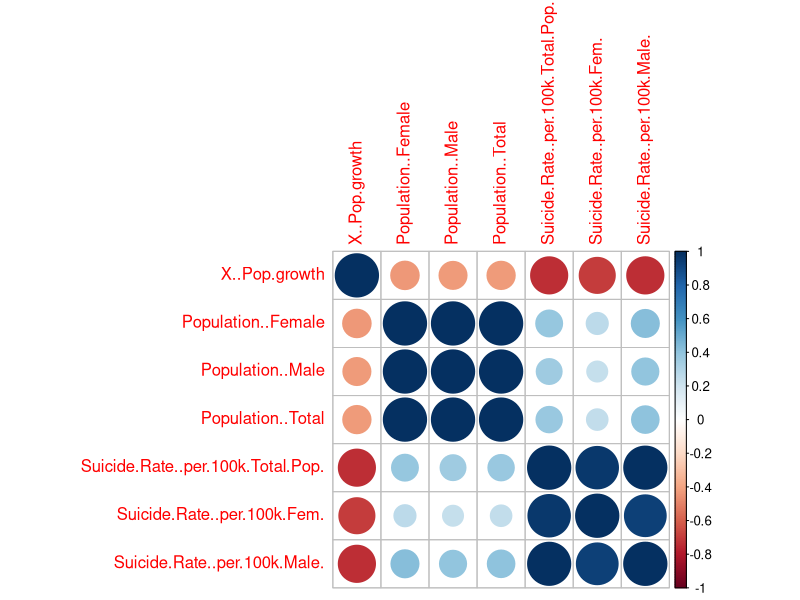
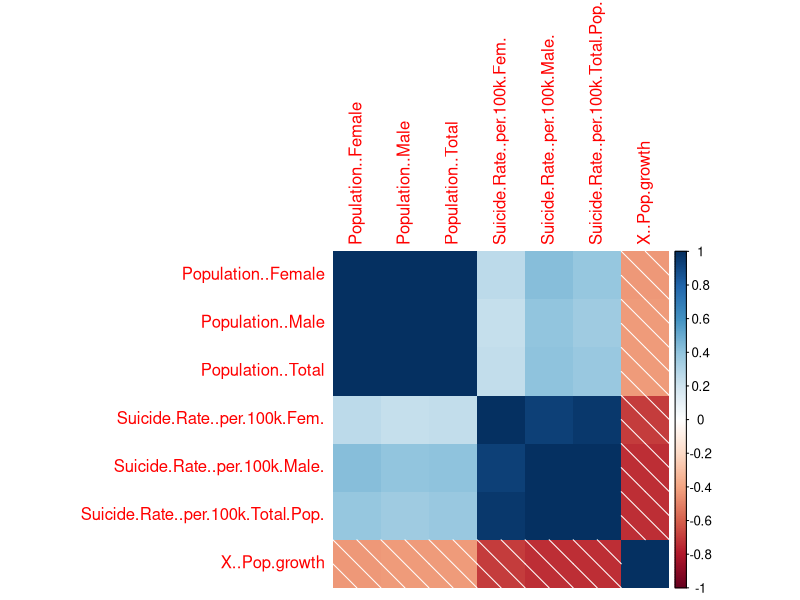
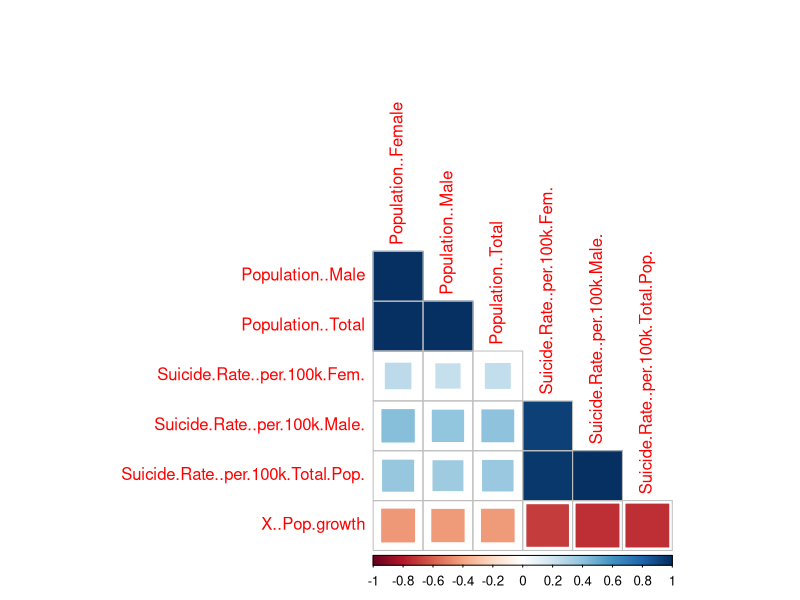
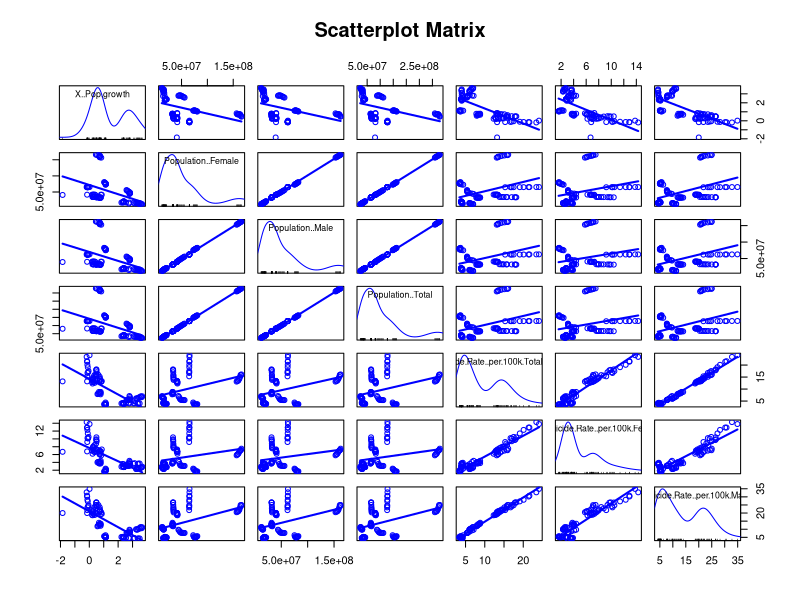
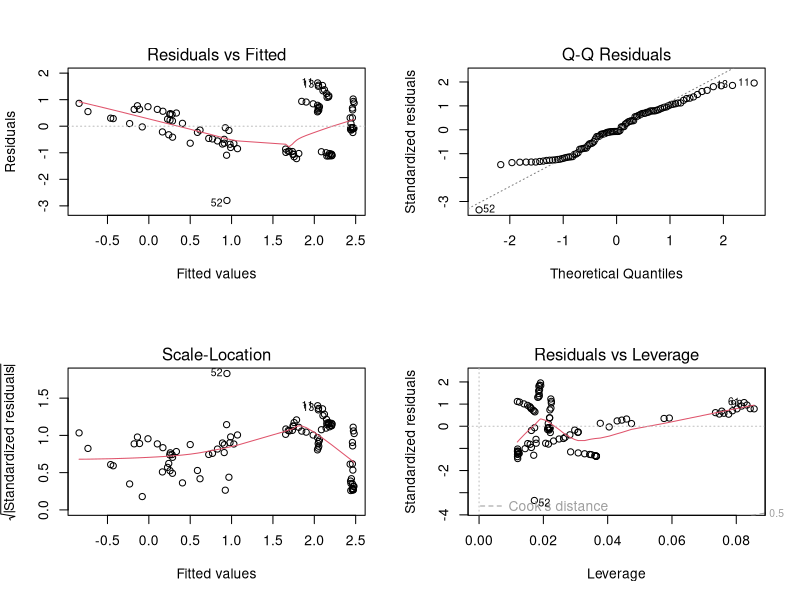
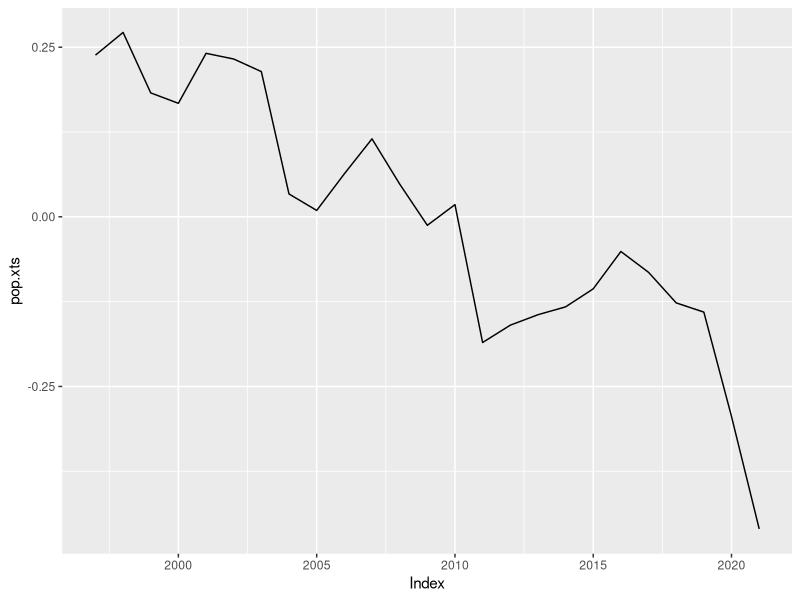
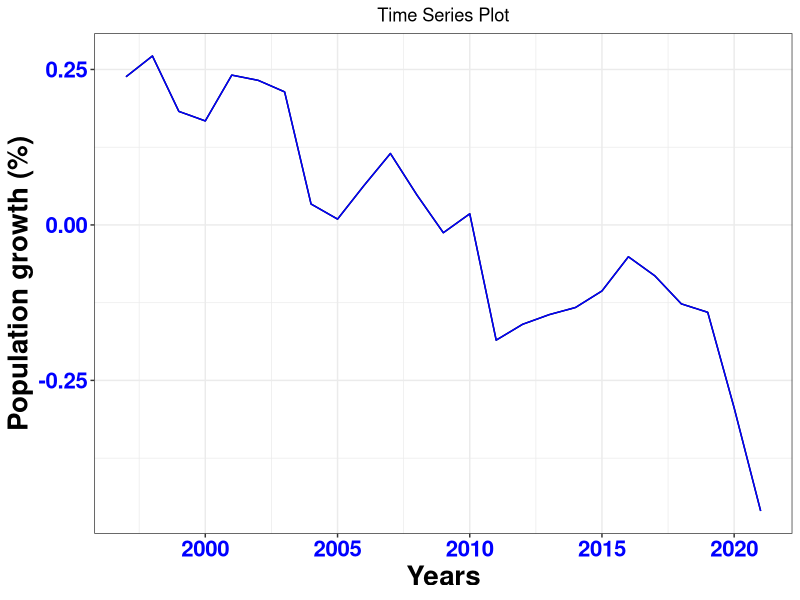
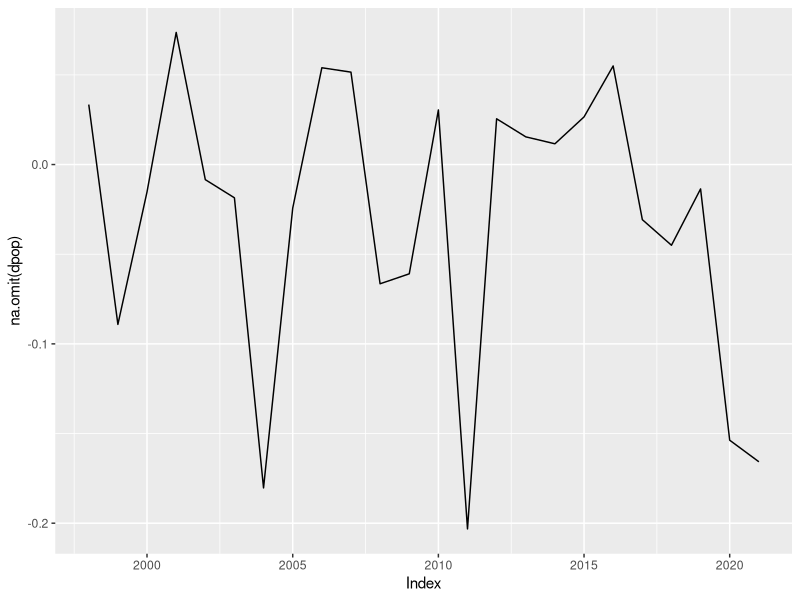

The R source for these figures, in order:
##load libraries
library(tidyverse)
library(psych) 
library(modeest)
library(caret)
library(corrplot)
library(car) 

##DESCRIPTIVE STATISTICS - TASK 1
##load data set
suicide_data <- read.csv('Suicide_Data_R1.csv')
suicide_data %>% head()
view(suicide_data)

##checking columns specifications
glimpse(suicide_data)

##checking missing observations in the columns
colSums(is.na(suicide_data))

##Descriptive Statistic Analysis
##excluding country name and year from the analysis
variables <- colnames(suicide_data[, -c(1,2)])

describe(suicide_data[variables])

#OR to include mode

descriptive_stat <- function(x, na.omit=F){
  
  if (na.omit)
    x <- x[!is.na(x)] ## dropping the missing observations
  if (length(mfv(x)) != 1){
    mod <- NA
  }else{
    mod <- mfv(x)
  }
  n <- length(x)
  m <- mean(x) ## the mean
  s <- sd(x)
  me <- median(x)
  skew <- sum((x-m)^3/s^3)/n
  kurt <- sum((x-m)^4/s^4)/n - 3
  return(c(n=n, mean=m, median=me, mode=mod, stdev=s,
           skewness=skew, kurtosis=kurt))
}

sapply(suicide_data[variables], descriptive_stat)

#df_sample<-data.frame(sapply(suicide_data[variables], descriptive_stat))
#apply(df_sample, 2, round, 2)

#write.csv(df_sample, 'desc.csv')

##Descriptive analysis for each country
country_des <- function(x) sapply(x, descriptive_stat)
by(suicide_data[variables], suicide_data$Country, country_des)



##CORRELATION ANALYSIS- TASK 2
#using the inbuilt R functions and rounding it up to 2 dp
round(cor(suicide_data[variables]), 2)


#checking if the correlation is significant using the Psych package
#N.B any value less than 0.05 is significant
corr.test(suicide_data[variables], use = 'complete')

##defining the correlation matrix
M= cor(suicide_data[variables])
corrplot(M)

corrplot(M, method = 'shade', order = 'alphabet')
corrplot(M, method = 'square', order = 'alphabet', type = 'lower', diag = F)



##REGRESSION ANALYSIS - TASK 3
## Viewing suicide data by countries and dropping year

average_per_country <-
  suicide_data %>%
  select(-Year) %>%
  group_by(Country) %>%
  summarise_all(mean)

View(average_per_country)

##viewing the suicide data per year and dropping the country
average_per_year <-
  suicide_data %>%
  select(-Country) %>%
  group_by(Year) %>%
  summarise_all(mean)

View(average_per_year)


##MULTIPLE Linear Regression (Ordinary Least Square-OLS)
scatterplotMatrix(suicide_data[variables],
                  smooth = FALSE, main='Scatterplot Matrix')

colnames(suicide_data)

#usiNg this data for reg would not make the model work cos its a perfect cor
#hence, I dropped variables that are 80% correlated

#defining h-cor=high correlation values
h_cor<-findCorrelation(cor(suicide_data[variables][,-1]), cutoff = 0.8)

## selecting uncorrelated independent var
un_correlated_vars<- suicide_data[variables][,-1][,-c(h_cor)]

##adding the dependent variable to the uncorrelated variables 
df_regression <- cbind(suicide_data['X..Pop.growth'], un_correlated_vars)
df_regression  #new data for regression

##Linear model

linear_model <- lm(X..Pop.growth ~., data =df_regression)
summary(linear_model)

#checking the residuals alone
summary(linear_model$residuals)


##for hypothesis testing
#Define your Null Hypothesis (H0)
#Define your Alternative Hypothesis (H1) (researcher's claim)
#Define your level of significance (??):
#Define your test statistic e.g F-statistics
#Decision rule
#Conclusion

##plotting the model
par(mfrow=c(2,2))
plot(linear_model)

##returning back to default
par(mfrow=c(1,1))





##TIME SERIES ANALYSIS -TASK 4
#loading libraries
library(forecast) 
library(tseries) 
library(xts) 

##Data cleaning
#loading data
Population_data <- read.csv('Population_growth_data.csv')
Population_data

#checking the overview of the columns
glimpse(Population_data)

#selecting the columns needed
Pop_data<-
  Population_data %>%
  select(Time, X..Pop.growth)
Pop_data

#converting the data to time series object, which is an R structure that contains the observations and date specifications.
summary(Pop_data)

date <- seq(from = as.Date('1997/1/1'),
            to = as.Date('2021/1/1'),
            by = 'years')

pop.xts <- xts(Pop_data$X..Pop.growth, date)

#here, pop.xts has now been created as a xts object (i.e time series object)

#plotting the time series
autoplot(pop.xts)

##using ggplot to improve the above plot
autoplot(pop.xts) +
  geom_line(color='blue') +
  labs(x='Years', y='Population growth (%)', title = 'Time Series Plot')+
  theme_bw() +
  theme(axis.title.x = element_text(size=20, face='bold'),
        axis.text.x = element_text(size=16, face='bold', color = 'blue'),
        axis.title.y = element_text(size=20, face='bold'),
        axis.text.y = element_text(size=16, face='bold', color = 'blue'),
        plot.title = element_text(hjust = 0.5))

##forcasting using ARIMA-autoregressive integrated moving average

#checking the number of differencing needed
ndiffs(pop.xts)

#differencing once
dpop<-diff(pop.xts, differences = 1)

#confirming if the series is stationary
autoplot(na.omit(dpop)) #1

Acf(na.omit(dpop)) #2

#a test is also carried out to confirm the stationarity of a data
#this is called ADF (Augmented Dickey-Fuller), and its a formal test for detecting stationarity in Time Series

adf.test(na.omit(dpop), k=0) #3


#confirming the time series is a random walk
Box.test(dpop, type='Ljung-Box') #1

auto.arima(pop.xts) #2
fit<-auto.arima(pop.xts)
fit

#checking the goodness of fit of the ARIMA model
checkresiduals(fit) ##gives us 3 plots and the Ljung-box test result

##testing the normality of the residual
jarque.bera.test(fit$residuals)

#then we can forecast since the residual of the  model is normally distributed
forecast(fit, 5)

#plotting the forecast
autoplot(forecast(fit, 5)) + labs(x='Year', y='Population growth')

##getting the accuracy of the fit
accuracy(fit) 



##Comparative Analysis -TASK 5
#loading library
library(tidyverse)

#loading data
suicide_data <- read.csv('Suicide_Data_R1.csv')

#data wrangling
#getting the unique countries
unique(suicide_data$Country)

##dividing the countries into developed and underdeveloped class
developed_class <- c('France', 'Germany', 'Japan', 'United Kingdom', 'United States')
underdeveloped_class <- c('Afghanistan', 'Angola', 'Bangladesh', 'Ethiopia', 'Sudan')

class <- c()

for (country in unique(suicide_data$Country)) {
  if (country %in% developed_class){
    class <- c(class, rep('dev', 10))
  } else {
    class <- c(class, rep('underdev', 10))
  }
}
class

##adding the new classification column to the data
suicide_data$classification <- class
View(suicide_data)


##testing assumptions of equal variance using Bartlett test
bartlett.test(suicide_data$Suicide.Rate..per.100k.Total.Pop. ~ suicide_data$classification)

##T-test (Independent sample t-test)
class_test <- t.test(suicide_data$Suicide.Rate..per.100k.Total.Pop. ~ suicide_data$classification)
class_test


##result shows that the 2 groups are significantly different as our p<0.05
##checking the level of difference using plot
plotdata <- suicide_data %>% 
  group_by(classification) %>% 
  summarise(n=n(),
            mean=mean(Suicide.Rate..per.100k.Total.Pop.),
            sd = sd(Suicide.Rate..per.100k.Total.Pop.),
            ci = qt(0.975, df = n-1)* sd/sqrt(n)) ##confidence interval formula(its called margin of error)
plotdata

##plotting the mean vs classification
ggplot(plotdata,
       aes(x=classification, y=mean, group=1))+
  geom_point(size=5, color='darkblue') +
  geom_line(linetype='dashed', color='darkgrey')+
  geom_errorbar(aes(ymin = mean-ci,
                    ymax=mean+ci),
                width=0.1) +
  theme_bw()+
  labs(x='Class', y='Suicide rate',
       title = 'Mean Plot with 95% confidence interval')
